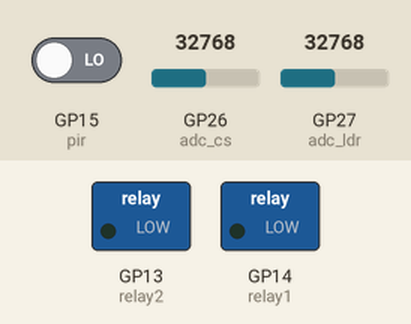
Recording of a program running on a simulated Raspberry Pi Pico running MicroPython. Shown: switched loads named in the program (green lamp = pin HIGH). The test bench sets the inputs (shaded band); at power-on: GP15 (pir) LOW, GP27 (adc_ldr) = 32768, GP26 (adc_cs) = 32768 (analog values on the 0–65535 scale). The clock reads 2024-03-15 10:24:30 at power-on unless the program sets it; what the program prints to the serial console is not drawn.

Above: at 1.2 s.
1.3 s: GP15 (pir) driven HIGH
At 2.4 s:
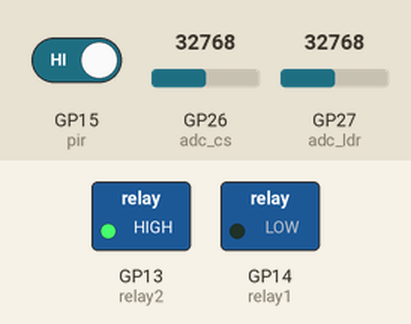
3.5 s: GP27 (adc_ldr) set to 34288
At 5.3 s:
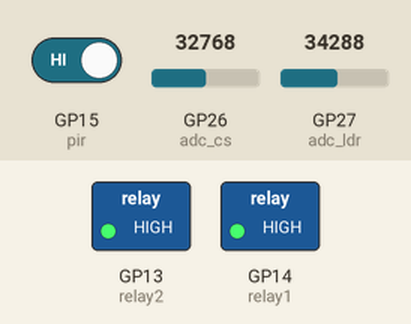
Timing chart, 0 to 6.8 s (numbered marks = the images above; inputs shaded):
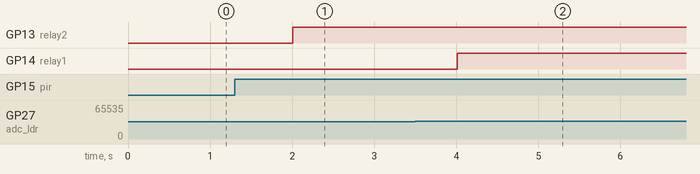

Measured:
- the behaviour switches between 33408 and 33424 on GP27 (adc_ldr) (found by bisection; images 1 and 2)
- after the input at 1.3 s, GP13 (relay2): LOW → HIGH after 0.71 s
- after the input at 3.5 s, GP14 (relay1): LOW → HIGH after 0.51 s

The program:

main.py
```python
# ============================================================
# Smart Energy-Efficient Home Automation System
# Raspberry Pi Pico - MicroPython
# ============================================================

from machine import ADC, Pin
import utime

# ── Pin Setup ────────────────────────────────────────────────
pir     = Pin(15, Pin.IN)          # PIR Motion Sensor
relay1  = Pin(14, Pin.OUT)         # Relay 1 → Light
relay2  = Pin(13, Pin.OUT)         # Relay 2 → Fan
adc_cs  = ADC(Pin(26))             # ACS712 Current Sensor → ADC0
adc_ldr = ADC(Pin(27))             # LDR → ADC1

# ── Constants ────────────────────────────────────────────────
VOLTAGE         = 230.0            # AC Mains Voltage (India)
ELECTRICITY_RATE = 6.5             # ₹ per kWh (adjust per your bill)
ADC_REF         = 3.3
ADC_MAX         = 65535
ACS712_ZERO     = 0.5 * ADC_MAX   # Zero-current midpoint
ACS712_SENS     = 0.185            # 5A module: 185 mV/A
LDR_THRESHOLD   = 30000           # Below = dark, Above = bright
NO_MOTION_LIMIT = 30              # Seconds before auto switch-off

# ── State Variables ─────────────────────────────────────────
total_energy_wh = 0.0
last_motion_time = utime.time()
start_time = utime.time()

print("=" * 45)
print("  Smart Energy Home Automation System")
print("  Raspberry Pi Pico | MicroPython")
print("=" * 45)

# ── Helper: Read Current (Amps) ──────────────────────────────
def read_current():
    samples = [adc_cs.read_u16() for _ in range(50)]
    avg = sum(samples) / len(samples)
    voltage_out = (avg / ADC_MAX) * ADC_REF
    zero_v = (ACS712_ZERO / ADC_MAX) * ADC_REF
    current = abs(voltage_out - zero_v) / ACS712_SENS
    return round(current, 3)

# ── Helper: Read LDR (Light Level 0–100%) ───────────────────
def read_ldr_percent():
    raw = adc_ldr.read_u16()
    # Higher raw = more resistance = darker room
    brightness = 100 - int((raw / ADC_MAX) * 100)
    return brightness

# ── Helper: Format time ─────────────────────────────────────
def elapsed_str():
    secs = utime.time() - start_time
    h, m, s = secs // 3600, (secs % 3600) // 60, secs % 60
    return f"{h:02d}:{m:02d}:{s:02d}"

# ── Main Loop ────────────────────────────────────────────────
prev_time = utime.time()

while True:
    now = utime.time()
    dt_seconds = now - prev_time   # Time since last loop
    prev_time = now

    # ── Read Sensors ─────────────────────────────────────────
    motion      = pir.value()          # 1 = motion detected
    brightness  = read_ldr_percent()   # 0 = pitch dark, 100 = bright
    current_A   = read_current()

    # ── Update last motion time ──────────────────────────────
    if motion:
        last_motion_time = now

    time_since_motion = now - last_motion_time

    # ── Decision Logic ───────────────────────────────────────

    # LIGHT CONTROL
    # ON: room is occupied AND dark enough to need light
    if motion and brightness < 50:
        relay1.value(1)   # Light ON
        light_status = "ON"
    elif not motion and time_since_motion > NO_MOTION_LIMIT:
        relay1.value(0)   # Auto OFF (no motion for 30s)
        light_status = "AUTO-OFF"
    else:
        light_status = "ON" if relay1.value() else "OFF"

    # FAN CONTROL (purely motion-based in this example)
    if motion:
        relay2.value(1)
        fan_status = "ON"
    elif time_since_motion > NO_MOTION_LIMIT:
        relay2.value(0)
        fan_status = "AUTO-OFF"
    else:
        fan_status = "ON" if relay2.value() else "OFF"

    # ── Energy Calculation ───────────────────────────────────
    power_W = VOLTAGE * current_A                        # Watts
    energy_wh_now = power_W * (dt_seconds / 3600)        # Wh this cycle
    total_energy_wh += energy_wh_now                     # Accumulate
    total_energy_kwh = total_energy_wh / 1000
    cost_rs = total_energy_kwh * ELECTRICITY_RATE

    # ── Serial Output (every 2 seconds) ─────────────────────
    print(f"\n[{elapsed_str()}] ── Sensor Readings ──────────────────")
    print(f"  Motion Detected : {'YES ✔' if motion else 'NO'}")
    print(f"  Brightness      : {brightness}%  {'(Dark)' if brightness < 50 else '(Bright)'}")
    print(f"  Current         : {current_A:.3f} A")
    print(f"  Power           : {power_W:.2f} W")
    print(f"── Appliance Status ──────────────────────────────────")
    print(f"  Light (Relay 1) : {light_status}")
    print(f"  Fan   (Relay 2) : {fan_status}")
    print(f"── Energy Summary ────────────────────────────────────")
    print(f"  Total Energy    : {total_energy_wh:.4f} Wh  ({total_energy_kwh:.6f} kWh)")
    print(f"  Estimated Cost  : ₹ {cost_rs:.4f}")

    utime.sleep(2)
```
